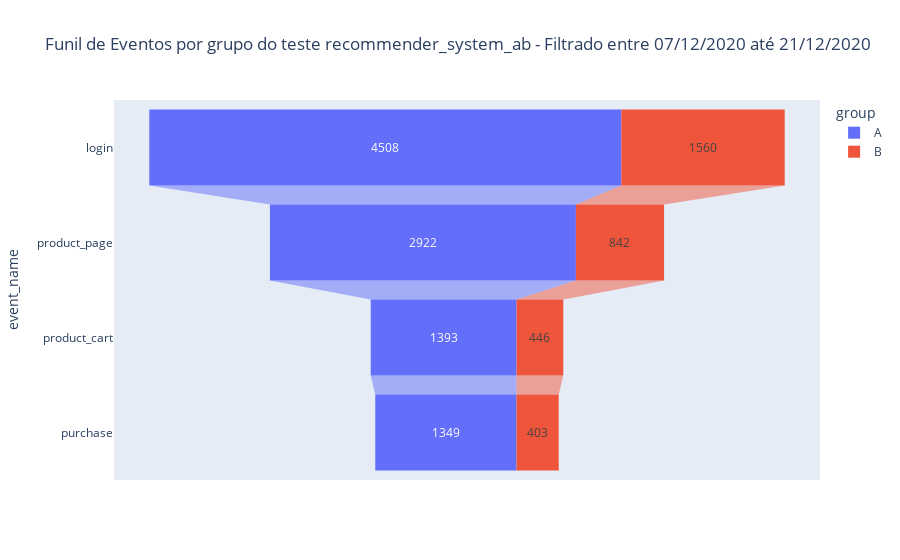

Notebook code for this chart:
### Code cell
frequency = events_ab.query('date <= "2020-12-21" & ab_test == "recommender_system_test"').pivot_table(index=['event_name', 'group'],values='user_id',aggfunc='count').reset_index().sort_values('user_id',ascending= False)

frequency_filtered = frequency.reindex([0,1,4,5,2,3,6,7])


fig = px.funnel(frequency_filtered, x='user_id', y='event_name', color='group', title='Funil de Eventos por grupo do teste recommender_system_ab - Filtrado entre 07/12/2020 até 21/12/2020')
fig.show()

### Figure 1 — Plotly figure (JSON) as saved in the notebook; plotly's stock layout.template omitted (floating-point values rounded to 4 significant figures)
{"data": [{"hovertemplate": "group=A<br>user_id=%{x}<br>event_name=%{y}<extra></extra>", "legendgroup": "A", "marker": {"color": "#636efa"}, "name": "A", "orientation": "h", "showlegend": true, "type": "funnel", "x": [4508, 2922, 1393, 1349], "xaxis": "x", "y": ["login", "product_page", "product_cart", "purchase"], "yaxis": "y"}, {"hovertemplate": "group=B<br>user_id=%{x}<br>event_name=%{y}<extra></extra>", "legendgroup": "B", "marker": {"color": "#EF553B"}, "name": "B", "orientation": "h", "showlegend": true, "type": "funnel", "x": [1560, 842, 446, 403], "xaxis": "x", "y": ["login", "product_page", "product_cart", "purchase"], "yaxis": "y"}], "layout": {"legend": {"title": {"text": "group"}, "tracegroupgap": 0}, "title": {"text": "Funil de Eventos por grupo do teste recommender_system_ab - Filtrado entre 07/12/2020 até 21/12/2020"}, "xaxis": {"anchor": "y", "domain": [0, 1], "title": {"text": "user_id"}}, "yaxis": {"anchor": "x", "domain": [0, 1], "title": {"text": "event_name"}}}}
